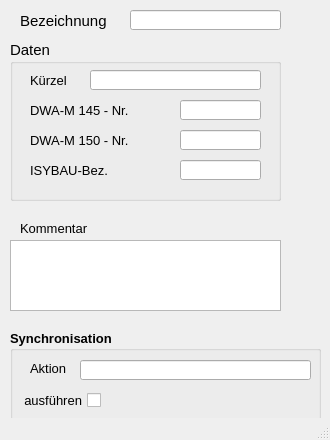
<?xml version="1.0" encoding="UTF-8"?>
<ui version="4.0">
 <class>MainWindow</class>
 <widget class="QMainWindow" name="MainWindow">
  <property name="geometry">
   <rect>
    <x>0</x>
    <y>0</y>
    <width>330</width>
    <height>440</height>
   </rect>
  </property>
  <property name="minimumSize">
   <size>
    <width>290</width>
    <height>440</height>
   </size>
  </property>
  <property name="font">
   <font>
    <family>Tahoma</family>
    <pointsize>10</pointsize>
   </font>
  </property>
  <property name="windowTitle">
   <string>MainWindow</string>
  </property>
  <property name="layoutDirection">
   <enum>Qt::LeftToRight</enum>
  </property>
  <widget class="QWidget" name="centralwidget">
   <widget class="QLabel" name="label_4">
    <property name="geometry">
     <rect>
      <x>20</x>
      <y>10</y>
      <width>120</width>
      <height>21</height>
     </rect>
    </property>
    <property name="font">
     <font>
      <family>Tahoma</family>
      <pointsize>11</pointsize>
     </font>
    </property>
    <property name="text">
     <string>Bezeichnung</string>
    </property>
    <property name="alignment">
     <set>Qt::AlignLeading|Qt::AlignLeft|Qt::AlignVCenter</set>
    </property>
   </widget>
   <widget class="QLineEdit" name="bezeichnung">
    <property name="geometry">
     <rect>
      <x>130</x>
      <y>10</y>
      <width>151</width>
      <height>20</height>
     </rect>
    </property>
    <property name="toolTip">
     <string>&lt;html&gt;&lt;head/&gt;&lt;body&gt;&lt;p&gt;Eindeutige Bezeichnung&lt;/p&gt;&lt;/body&gt;&lt;/html&gt;</string>
    </property>
    <property name="statusTip">
     <string>Eindeutige Bezeichnung</string>
    </property>
    <property name="text">
     <string/>
    </property>
   </widget>
   <widget class="QGroupBox" name="groupBox_3">
    <property name="geometry">
     <rect>
      <x>10</x>
      <y>40</y>
      <width>271</width>
      <height>161</height>
     </rect>
    </property>
    <property name="font">
     <font>
      <family>Tahoma</family>
      <pointsize>11</pointsize>
     </font>
    </property>
    <property name="title">
     <string>Daten</string>
    </property>
    <widget class="QLabel" name="label_8">
     <property name="geometry">
      <rect>
       <x>20</x>
       <y>30</y>
       <width>121</width>
       <height>21</height>
      </rect>
     </property>
     <property name="font">
      <font>
       <family>Tahoma</family>
       <pointsize>10</pointsize>
      </font>
     </property>
     <property name="text">
      <string>Kürzel</string>
     </property>
     <property name="alignment">
      <set>Qt::AlignLeading|Qt::AlignLeft|Qt::AlignVCenter</set>
     </property>
    </widget>
    <widget class="QLineEdit" name="kuerzel">
     <property name="geometry">
      <rect>
       <x>80</x>
       <y>30</y>
       <width>171</width>
       <height>20</height>
      </rect>
     </property>
     <property name="font">
      <font>
       <family>Tahoma</family>
       <pointsize>10</pointsize>
      </font>
     </property>
     <property name="toolTip">
      <string>optional: Kürzel</string>
     </property>
     <property name="statusTip">
      <string>optional: Kürzel</string>
     </property>
     <property name="text">
      <string/>
     </property>
    </widget>
    <widget class="QLineEdit" name="m150">
     <property name="geometry">
      <rect>
       <x>170</x>
       <y>90</y>
       <width>81</width>
       <height>20</height>
      </rect>
     </property>
     <property name="toolTip">
      <string>&lt;html&gt;&lt;head/&gt;&lt;body&gt;&lt;p&gt;Nr. des Funktionsstatus gem. DWA-M 150 (Referenzliste 109)&lt;/p&gt;&lt;/body&gt;&lt;/html&gt;</string>
     </property>
     <property name="statusTip">
      <string>Nr. des Funktionsstatus gem. DWA-M 150 (Referenzliste 109)</string>
     </property>
    </widget>
    <widget class="QLabel" name="label_9">
     <property name="geometry">
      <rect>
       <x>20</x>
       <y>120</y>
       <width>131</width>
       <height>21</height>
      </rect>
     </property>
     <property name="font">
      <font>
       <family>Tahoma</family>
       <pointsize>10</pointsize>
      </font>
     </property>
     <property name="text">
      <string>&lt;html&gt;&lt;head/&gt;&lt;body&gt;&lt;p&gt;ISYBAU-Bez.&lt;/p&gt;&lt;/body&gt;&lt;/html&gt;</string>
     </property>
     <property name="alignment">
      <set>Qt::AlignLeading|Qt::AlignLeft|Qt::AlignVCenter</set>
     </property>
    </widget>
    <widget class="QLabel" name="label_10">
     <property name="geometry">
      <rect>
       <x>20</x>
       <y>60</y>
       <width>131</width>
       <height>21</height>
      </rect>
     </property>
     <property name="font">
      <font>
       <family>Tahoma</family>
       <pointsize>10</pointsize>
      </font>
     </property>
     <property name="text">
      <string>&lt;html&gt;&lt;head/&gt;&lt;body&gt;&lt;p&gt;DWA-M 145 - Nr.&lt;/p&gt;&lt;/body&gt;&lt;/html&gt;</string>
     </property>
     <property name="alignment">
      <set>Qt::AlignLeading|Qt::AlignLeft|Qt::AlignVCenter</set>
     </property>
    </widget>
    <widget class="QLabel" name="label_11">
     <property name="geometry">
      <rect>
       <x>20</x>
       <y>90</y>
       <width>131</width>
       <height>21</height>
      </rect>
     </property>
     <property name="font">
      <font>
       <family>Tahoma</family>
       <pointsize>10</pointsize>
      </font>
     </property>
     <property name="text">
      <string>&lt;html&gt;&lt;head/&gt;&lt;body&gt;&lt;p&gt;DWA-M 150 - Nr.&lt;/p&gt;&lt;/body&gt;&lt;/html&gt;</string>
     </property>
     <property name="alignment">
      <set>Qt::AlignLeading|Qt::AlignLeft|Qt::AlignVCenter</set>
     </property>
    </widget>
    <widget class="QLineEdit" name="isybau">
     <property name="enabled">
      <bool>true</bool>
     </property>
     <property name="geometry">
      <rect>
       <x>170</x>
       <y>120</y>
       <width>81</width>
       <height>20</height>
      </rect>
     </property>
     <property name="font">
      <font>
       <family>Tahoma</family>
       <pointsize>10</pointsize>
      </font>
     </property>
     <property name="toolTip">
      <string>&lt;html&gt;&lt;head/&gt;&lt;body&gt;&lt;p&gt;Nr. des Funktionsstatus gem. ISYBAU (Referenzliste G105)&lt;/p&gt;&lt;/body&gt;&lt;/html&gt;</string>
     </property>
     <property name="statusTip">
      <string>Nr. des Funktionsstatus gem. ISYBAU (Referenzliste G105)</string>
     </property>
     <property name="layoutDirection">
      <enum>Qt::RightToLeft</enum>
     </property>
     <property name="autoFillBackground">
      <bool>false</bool>
     </property>
     <property name="text">
      <string/>
     </property>
     <property name="frame">
      <bool>true</bool>
     </property>
    </widget>
    <widget class="QLineEdit" name="m145">
     <property name="enabled">
      <bool>true</bool>
     </property>
     <property name="geometry">
      <rect>
       <x>170</x>
       <y>60</y>
       <width>81</width>
       <height>20</height>
      </rect>
     </property>
     <property name="font">
      <font>
       <family>Tahoma</family>
       <pointsize>10</pointsize>
      </font>
     </property>
     <property name="toolTip">
      <string>&lt;html&gt;&lt;head/&gt;&lt;body&gt;&lt;p&gt;Nr. des Funktionsstatus gem. DWA-M 145 (Referenzliste 1010)&lt;/p&gt;&lt;/body&gt;&lt;/html&gt;</string>
     </property>
     <property name="statusTip">
      <string>Nr. des Funktionsstatus gem. DWA-M 145 (Referenzliste 1010)</string>
     </property>
     <property name="layoutDirection">
      <enum>Qt::RightToLeft</enum>
     </property>
     <property name="autoFillBackground">
      <bool>false</bool>
     </property>
     <property name="text">
      <string/>
     </property>
     <property name="frame">
      <bool>true</bool>
     </property>
    </widget>
   </widget>
   <widget class="QTextEdit" name="kommentar">
    <property name="geometry">
     <rect>
      <x>10</x>
      <y>240</y>
      <width>271</width>
      <height>71</height>
     </rect>
    </property>
    <property name="minimumSize">
     <size>
      <width>0</width>
      <height>0</height>
     </size>
    </property>
    <property name="toolTip">
     <string>&lt;html&gt;&lt;head/&gt;&lt;body&gt;&lt;p&gt;Platz für zusätzliche Kommentare.&lt;/p&gt;&lt;/body&gt;&lt;/html&gt;</string>
    </property>
    <property name="statusTip">
     <string>Platz für zusätzliche Kommentare.</string>
    </property>
   </widget>
   <widget class="QLabel" name="label_15">
    <property name="geometry">
     <rect>
      <x>20</x>
      <y>220</y>
      <width>81</width>
      <height>16</height>
     </rect>
    </property>
    <property name="text">
     <string>Kommentar</string>
    </property>
   </widget>
   <widget class="QGroupBox" name="groupBox_sync">
    <property name="geometry">
     <rect>
      <x>10</x>
      <y>330</y>
      <width>311</width>
      <height>91</height>
     </rect>
    </property>
    <property name="font">
     <font>
      <family>Tahoma</family>
      <pointsize>10</pointsize>
      <weight>75</weight>
      <bold>true</bold>
     </font>
    </property>
    <property name="title">
     <string>Synchronisation</string>
    </property>
    <widget class="QCheckBox" name="status">
     <property name="geometry">
      <rect>
       <x>10</x>
       <y>60</y>
       <width>81</width>
       <height>21</height>
      </rect>
     </property>
     <property name="font">
      <font>
       <family>Tahoma</family>
       <pointsize>10</pointsize>
       <weight>50</weight>
       <bold>false</bold>
      </font>
     </property>
     <property name="toolTip">
      <string>Synchronisation aktivieren</string>
     </property>
     <property name="statusTip">
      <string>Synchronisation aktivieren</string>
     </property>
     <property name="layoutDirection">
      <enum>Qt::RightToLeft</enum>
     </property>
     <property name="text">
      <string>ausführen</string>
     </property>
    </widget>
    <widget class="QLabel" name="label_19">
     <property name="geometry">
      <rect>
       <x>20</x>
       <y>30</y>
       <width>51</width>
       <height>16</height>
      </rect>
     </property>
     <property name="font">
      <font>
       <family>Tahoma</family>
       <pointsize>10</pointsize>
       <weight>50</weight>
       <bold>false</bold>
      </font>
     </property>
     <property name="text">
      <string>Aktion</string>
     </property>
    </widget>
    <widget class="QLineEdit" name="aktion">
     <property name="geometry">
      <rect>
       <x>70</x>
       <y>30</y>
       <width>231</width>
       <height>20</height>
      </rect>
     </property>
     <property name="toolTip">
      <string>&lt;html&gt;&lt;head/&gt;&lt;body&gt;&lt;p&gt;Maßnahme zur Synchronisation&lt;/p&gt;&lt;/body&gt;&lt;/html&gt;</string>
     </property>
     <property name="statusTip">
      <string>Maßnahme zur Synchronisation</string>
     </property>
    </widget>
   </widget>
  </widget>
  <widget class="QStatusBar" name="statusbar"/>
 </widget>
 <tabstops>
  <tabstop>bezeichnung</tabstop>
 </tabstops>
 <resources/>
 <connections/>
</ui>
